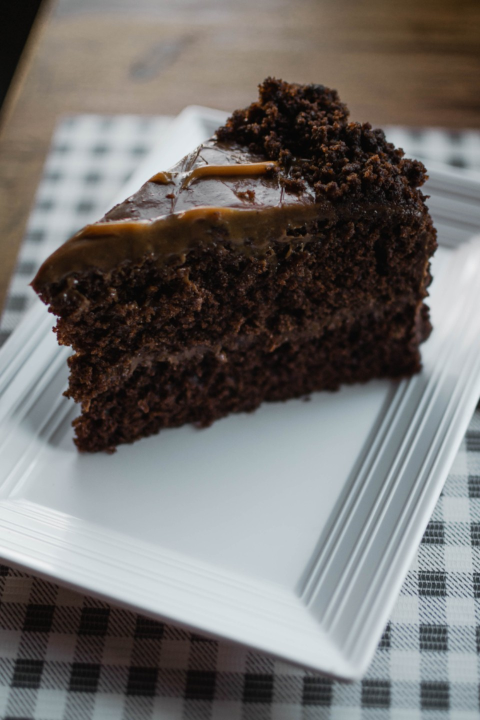
#> input picture scripts/scenes/photos/chocolate-cake.jpg, 960 x 1440 px (shown at 1/2 size)
$ python export.py photos/chocolate-cake.jpg photos/croissant-breakfast.jpg photos/croissant-breakfast.jpg
#> lines starting #> are read from the running program, lines starting #| are printed output that depends on the picture
# Export one 3200x2160 scene capture to the three files the reel loads: 1600x1080 JPEG, 1600 WebP and 900 WebP.
# With 'portrait', export a 2160x2700 capture to <name>-m.webp (1080x1350) for phones.
import subprocess, sys
from PIL import Image

src, base = sys.argv[1], sys.argv[2]
im = Image.open(src).convert('RGB')
#> im is the input picture: PIL image 960x1440 RGB; mean R, G, B 114.8, 112.1, 110
if len(sys.argv) > 3 and sys.argv[3] == 'portrait':
    # Phones: one 1080x1350 WebP, <name>-m.webp
    tmp = base + '-tmp.png'
    im.resize((1080, 1350), Image.LANCZOS).save(tmp)
    subprocess.run(['cwebp', '-quiet', '-q', '80', '-m', '6', tmp, '-o', base + '-m.webp'], check=True)
    import os; os.remove(tmp)
    sys.exit(0)
full = im.resize((1600, 1080), Image.LANCZOS)
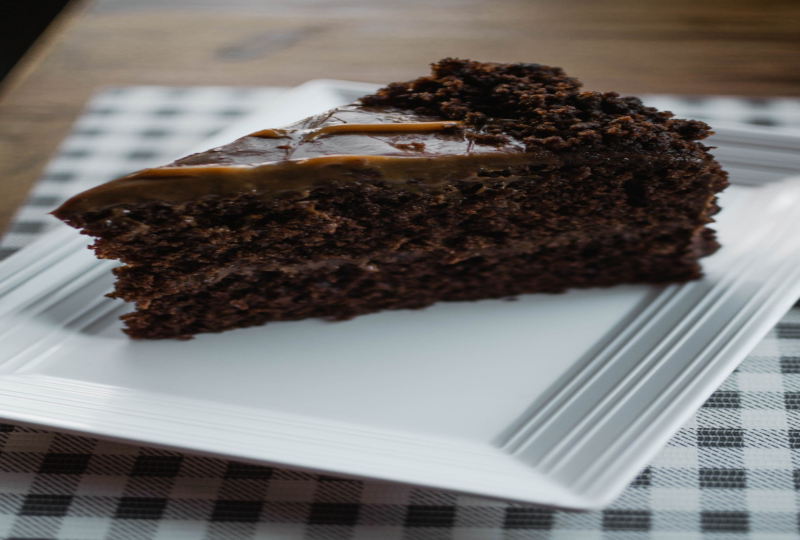
#> full: PIL image 1600x1080 RGB (shown at 1/2 size); mean R, G, B 114.8, 112.1, 110
full.save(base + '.jpg', quality=86, optimize=True, progressive=True)
small = im.resize((900, 608), Image.LANCZOS)
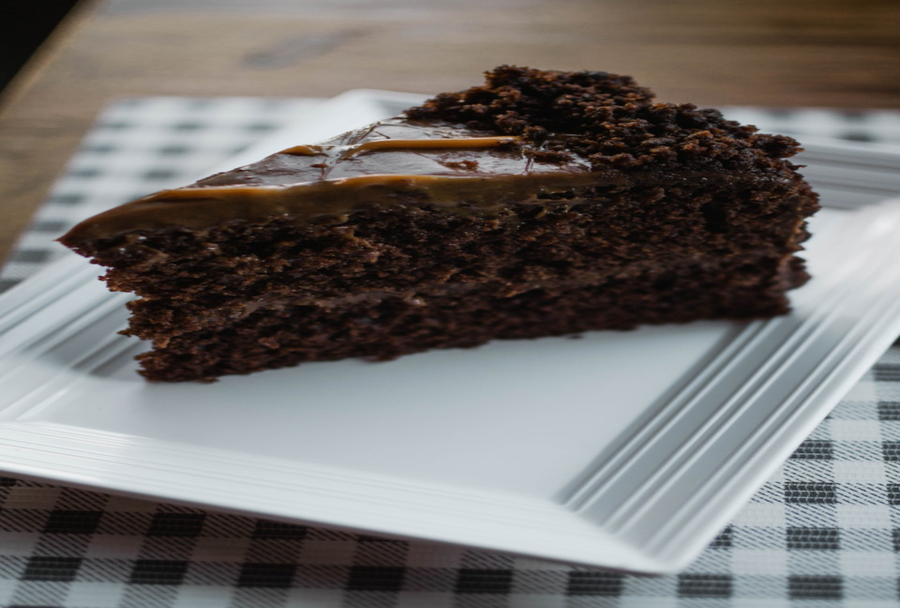
#> small: PIL image 900x608 RGB; mean R, G, B 114.8, 112.1, 110
tmp = base + '-tmp.png'
for img, out, q in ((full, base + '.webp', 84), (small, base + '-900.webp', 82)):
    img.save(tmp)
#> (the run stopped early here; a loop or call above may not have finished)
